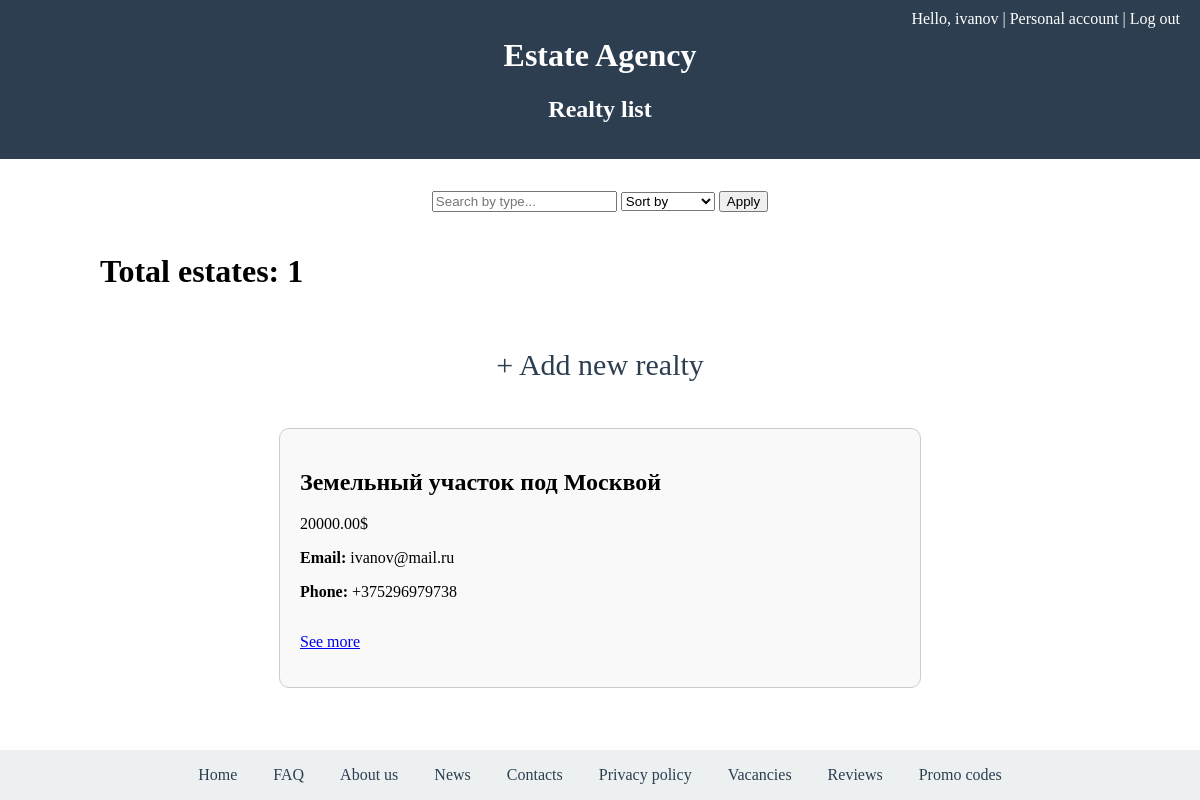
The app's page /estate_agency/my-estates (signed in), older data.
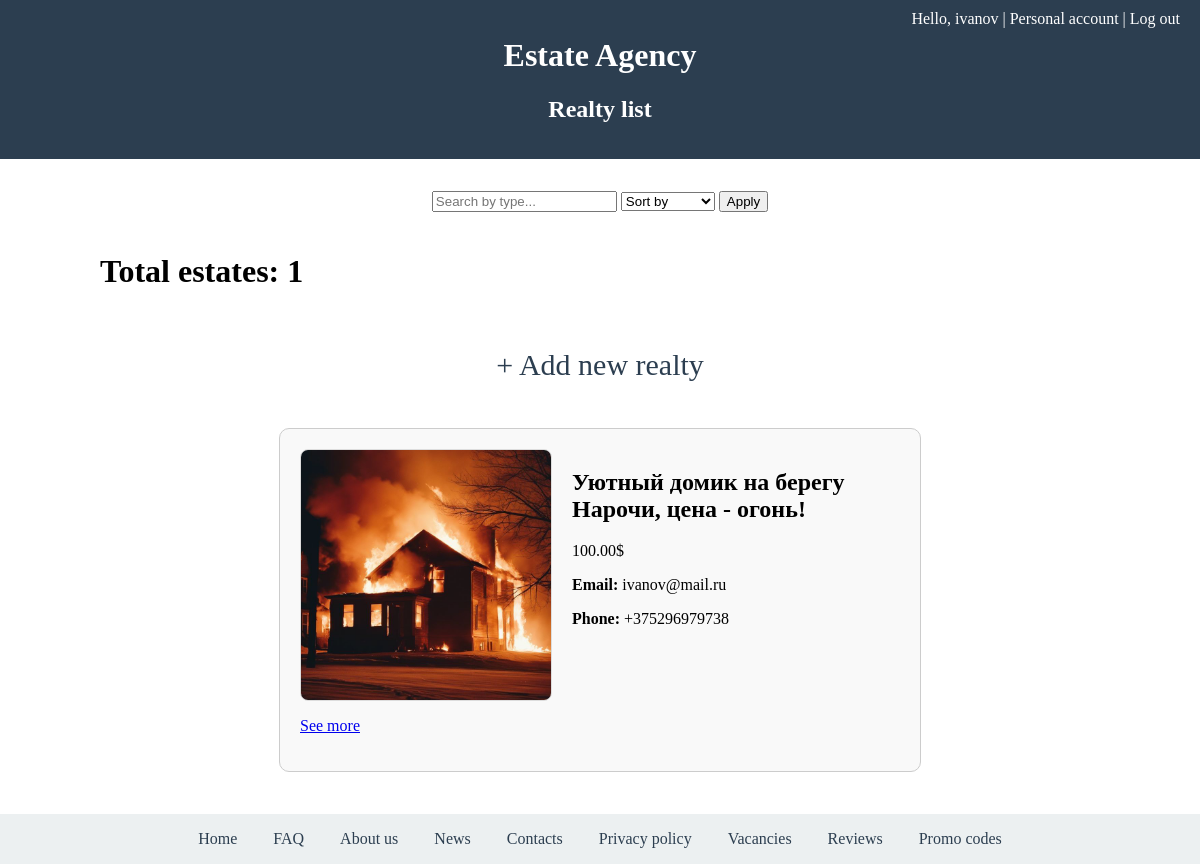
The same page, newer data.
### estate_agency/models.py (models this page shows, shortened)
class Realty(models.Model):
    type = models.ForeignKey("RealtyType", on_delete=models.PROTECT, null=False)
    owner = models.ForeignKey("Owner", on_delete=models.CASCADE, null=False)
    name = models.CharField(
        max_length=100,
        unique=True,
        verbose_name="Realty name",
        help_text="Наименование недвижимости",
        validators=[MinLengthValidator(5)]
    )
    address = models.CharField(
        max_length=100,
        verbose_name="Address",
        help_text="Адрес",
    )
    price = models.DecimalField(
        max_digits=12,
        decimal_places=2,
        validators=[MinValueValidator(Decimal("0.01"))],
        help_text="Цена в валюте"
    )
    area = models.DecimalField(
        max_digits=8,
        decimal_places=2,
        validators=[MinValueValidator(Decimal("0.01"))],
        help_text="Общая площадь в м²"
    )
    built_year = models.PositiveSmallIntegerField(
        blank=True,
        null=True,
        help_text="Год постройки",
        validators=[MinValueValidator(1800),
                    MaxValueValidator(datetime.datetime.now().year)]
    )
    photo = models.ImageField(
        blank=True,
        null=True,
        verbose_name="Realty photo",
        help_text="Фото недвижимости",
        upload_to='realties/'
    )
    is_in_deal = models.BooleanField(
        null=False,
        default=False
    )
    class Meta:
        verbose_name="Realty"
        verbose_name_plural= "Realty"

class Owner(models.Model):
    rating = models.FloatField(
        default=0.0,
        validators=[MinValueValidator(0.0), MaxValueValidator(10.0)],
        help_text="Рейтинг владельца от 0 до 10"
    )
    notes = models.TextField(
        blank=True,
        null=True,
        help_text="Дополнительная информация о владельце"
    )
    preferred_contact_time = models.CharField(
        max_length=50,
        blank=True,
        help_text="Предпочтительное время связи"
    )
    user = models.OneToOneField("UserProfile", on_delete=models.CASCADE, null=True)

class UserProfile(models.Model):
    full_name = models.CharField(
        blank=False,
        null=False,
        verbose_name="Full name",
        help_text="ФИО",
        max_length=80
    )
    phone_number = models.TextField(
        blank=True,
        null=True,
        verbose_name="Phone number",
        help_text="Телефон",
        validators=[phone_num_validator],
    )
    email = models.EmailField(
        blank=True,
        null=True,
        verbose_name="Email",
        help_text="Почта",
    )
    birth_day = models.DateField(
        blank=False,
        null=False,
        verbose_name="Birthday date",
        help_text="Дата рождения",
        validators=[MaxValueValidator(datetime.date.today()),
                    MinValueValidator(datetime.date.today().replace(year=1900))]
    )
    is_customer =models.BooleanField(
        null=False,
        default=False
    )
    is_owner =models.BooleanField(
        null=False,
        default=False
    )
    time_zone = models.CharField(
        max_length=40,
        choices=[(tz, tz) for tz in pytz.common_timezones],
        default="UTC"
    )
    user = models.OneToOneField(settings.AUTH_USER_MODEL, on_delete=models.CASCADE)

### estate_agency/views.py (the view)
# urls.py: path('my-estates', views.my_estates, name="my-estates"),
def my_estates(request):
    estates = (Realty.objects.filter(owner=Owner.objects
                                    .get(user=UserProfile.objects
                                         .get(user=request.user)))
               .order_by('-id'))
    query = request.GET.get("q", "")
    sort_by = request.GET.get("sort_by", "-id")
    estates = estates.filter(
        Q(name__icontains=query)
    )
    if sort_by:
        estates = estates.order_by(sort_by)
    logger.info(f"Returned user owned estates queryset with filter '{query}' and sorted by '{sort_by}' ")
    return render(request, "estate_agency/estates.html",
                  { "estates": estates,
                            "offers": len(estates)})

### estate_agency/templates/estate_agency/estates.html (shortened to what this page needs)
{% extends "base.html" %}
{% block site_name %}Realty list{% endblock %}
{% block content %}
<form method="get" style="margin-bottom: 20px; text-align: center;">
    <input type="text" name="q" placeholder="Search by type..." value="{{ request.GET.q }}">
    <select name="sort_by">
        <option value="">Sort by</option>
    </select>
    <button type="submit">Apply</button>
</form>
<div style="width: 1000px; margin: 0 auto; display: flex; flex-direction: column; gap: 20px;">
    <h1>Total estates: {{offers}} </h1>
    {% if user.is_authenticated %}
        <p style="text-align: center;">
            <a href="{% url 'realty-add' %}"
               style="text-decoration: none; color:  #2c3e50; font-size: 30px;">
                + Add new realty
            </a>
        </p>
    {% endif %}
    {% for estate in estates %}
    <div style="border: 1px solid #ccc; padding: 20px; border-radius: 10px;
         background-color: #f9f9f9; width: 600px; margin: 10px auto;">
        <div style="display: flex; align-items: flex-start; gap: 20px;">
            {% if estate.photo %}
                <img src="{{ estate.photo.url }}" alt="Realty photo" height="250"
                     style="flex-shrink: 0; border: 1px solid #ddd; border-radius: 8px;">
            {% endif %}
            <div>
                <h2>{{ estate.name }}</h2>
                <p>{{ estate.price }}$</p>
                <p><strong>Email:</strong> {{ estate.owner.user.email }}</p>
                <p><strong>Phone:</strong> {{ estate.owner.user.phone_number }}</p>
            </div>
        </div>
        {% if user.is_authenticated %}
        <div style="margin-top: 10px;">
            <p><a href="{% url 'realty-detail' estate.id %}">See more</a></p>
        </div>
        {% endif %}
    </div>
    {% endfor %}
</div>
{% endblock %}

### templates/base.html (shortened to what this page needs)
<!DOCTYPE html>
<html lang="en">
<head>
</head>
<body>
    <header>
        <div class="top-links" style="position: absolute; top: 10px; right: 20px; color: white">
            {% if user.is_authenticated %}
                <span>Hello, {{ user.username }} | </span>
                <span><a href="{% url 'profile' %}">Personal account | </a></span>
                <span><a href="{% url 'logout' %}">Log out</a></span>
            {% else %}
                <span><a href="{% url 'registration' %}">Register | </a></span>
                <span><a href="{% url 'login' %}">Log in | </a></span>
            {% endif %}
        </div>
        <h1>Estate Agency</h1>
        <h2>{% block site_name %}{% endblock %}</h2>
    </header>
    <main>
        {% block content %}
        {% endblock %}
    </main>
    <footer>
        <div>
            <a href="{% url 'home' %}">Home</a>
            <a href="{% url 'faq' %}">FAQ</a>
            <a href="{% url 'about' %}">About us</a>
            <a href="{% url 'news' %}">News</a>
            <a href="{% url 'contacts' %}">Contacts</a>
            <a href="{% url 'privacy_policy' %}">Privacy policy</a>
            <a href="{% url 'vacancies' %}">Vacancies</a>
            <a href="{% url 'reviews' %}">Reviews</a>
            <a href="{% url 'promocodes' %}">Promo codes</a>
        </div>
    </footer>
</body>
</html>

### templates/base.html (style rules this page uses)
body { margin: 0; font-family: Arial, sans-serif; display: flex; flex-direction: column; min-height: 100vh; }
header { font-family: "Comic Sans MS"; background-color: #2c3e50; color: white; padding: 1rem 2rem; text-align: center; }
main { font-family: "Candara"; flex: 1; padding: 2rem; }
footer { font-family: "Candara"; background-color: #ecf0f1; padding: 1rem 2rem; text-align: center; }
footer a { margin: 0 1rem; color: #2c3e50; text-decoration: none; }
.top-links a { color: white; text-decoration: none; }

Row changes from the older to the newer data that the page shows:
removed Realty: name "Земельный участок под Москвой", price "20000.00", owner.user.email "ivanov@mail.ru", owner.user.phone_number "+375296979738"
added Realty: photo (picture), name "Уютный домик на берегу Нарочи, цена - огонь!", price "100.00", owner.user.email "ivanov@mail.ru", owner.user.phone_number "+375296979738"
